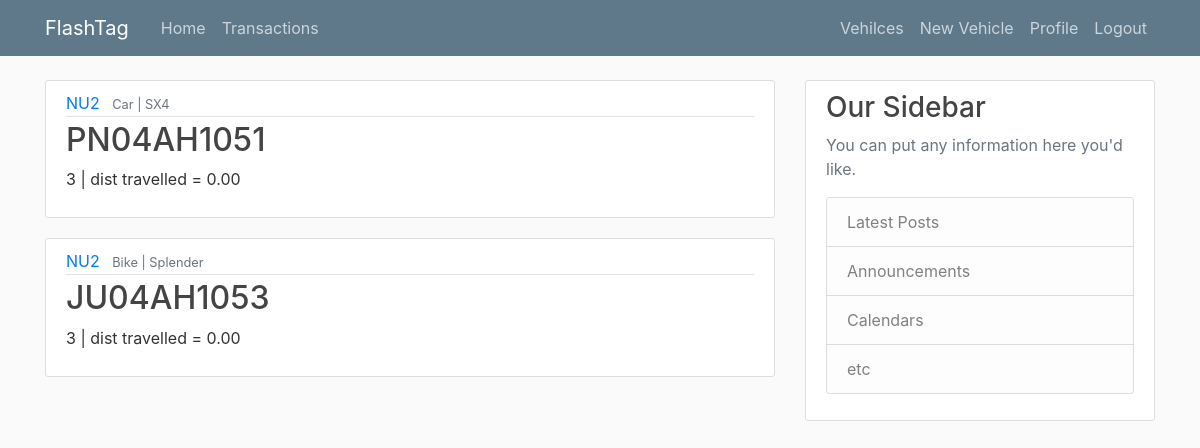
The app's page /user/NU2/ (signed in), older data.
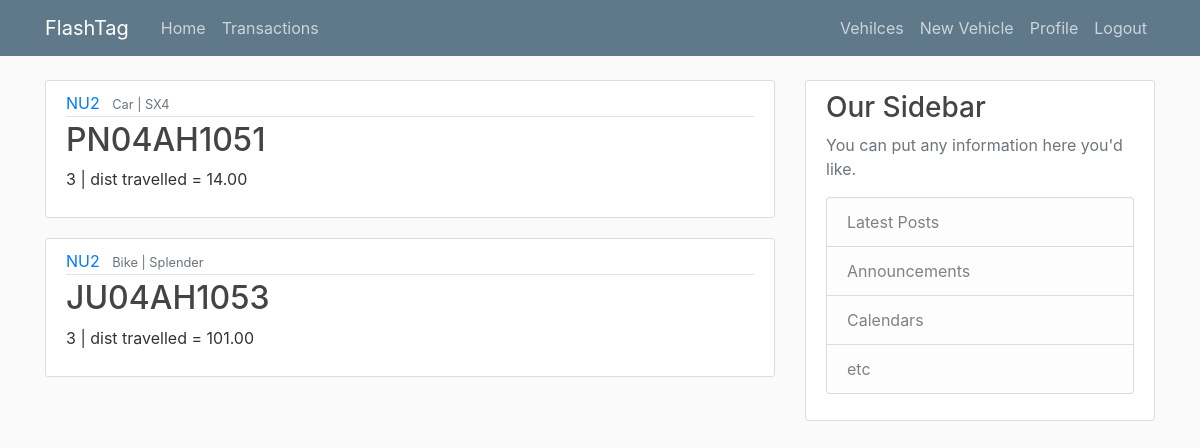
The same page, newer data.
### User/models.py (models this page shows, shortened)
class Vehicle(models.Model):
    user = models.ForeignKey(DjangoUser, on_delete=models.CASCADE)
    vehicle_number = models.CharField(max_length = 10,primary_key=True)
    vehicle_type = models.CharField(max_length = 10)
    vehicle_model = models.CharField(max_length = 10)
    vehicle_distance = models.DecimalField(max_digits=10,decimal_places=2,default=0)

### User/views.py (the view)
# urls.py: path('user/<str:username>/', User_views.VehicleListView.as_view(), name='User-home'),
class VehicleListView(LoginRequiredMixin, ListView):
    model = Vehicle
    template_name = 'User/vehicles.html'
    context_object_name = "vehicles"
    paginate_by = 5 #pagination
    login_url = 'User-login'
    def get_queryset(self):
        curr_user = get_object_or_404(DjangoUser, username=self.kwargs.get('username'))
        return Vehicle.objects.filter(user=curr_user).order_by('-vehicle_number')

### User/templates/User/vehicles.html (shortened to what this page needs)
{% extends "User/base.html" %}
{% block content %}
    {% for vehicle in vehicles %}
    <article class="media content-section">
        <div class="media-body">
          <div class="article-metadata">
            <a class="mr-2" href="#">{{ vehicle.user.username }}</a>
            <small class="text-muted"> {{ vehicle.vehicle_type }} | {{ vehicle.vehicle_model }} </small>
          </div>
          <h2><a class="article-title" href="#">{{ vehicle.vehicle_number }}</a></h2>
          <p class="article-content">{{ vehicle.user.id }} | dist travelled = {{ vehicle.vehicle_distance }}</p>
        </div>
      </article>
    {% endfor %}
{% endblock content %}

Row changes from the older to the newer data that the page shows:
changed Vehicle "PN04AH1051": vehicle_distance "0.00" → "14.00"
changed Vehicle "JU04AH1053": vehicle_distance "0.00" → "101.00"
